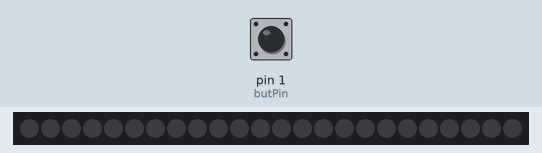
This sketch was run on a simulated Arduino Mega 2560, built with avr-gcc and run on an emulated ATmega2560. On the bench: 24 RGB LEDs in strip order, left to right. The inputs (shaded band) are chosen by the test bench; at power-on: pin 1 (butPin) LOW. Dim RGB values are drawn brighter than linear.

Above: at 1.2 s.
1.3 s: pin 1 (butPin) pulled HIGH for 0.15 s
At 1.61 s:
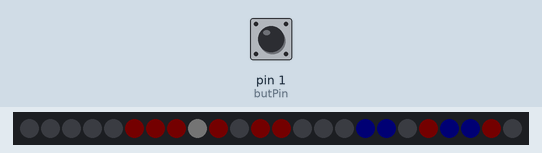
2.0 s: pin 1 (butPin) pulled HIGH for 1 s
At 4.2 s:
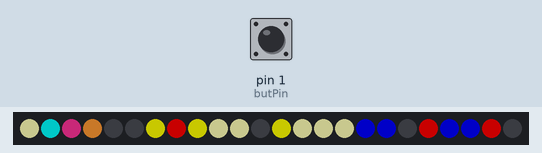
4.5 s: pin 1 (butPin) pulled HIGH for 0.15 s
At 5.0 s:
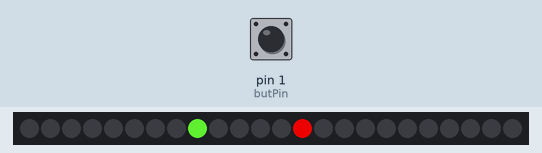
7.6 s: pin 1 (butPin) pulled HIGH for 3.2 s
At 11.12 s:
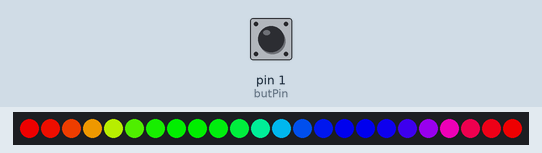
Timing chart, 0 to 12.6 s (numbered marks = the images above; inputs shaded):
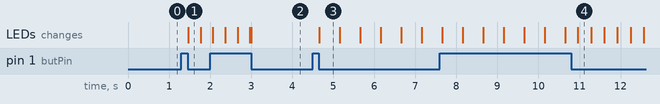

Measured:
- after the input at 1.3 s, the LEDs: change after 0.17 s (image 1)
- after the input at 2.0 s, the LEDs: first differ from a run without the input after 1.0 s (image 2)
- after the input at 4.5 s, the LEDs: change after 0.16 s (image 3)
- after the input at 7.6 s, the LEDs: first differ from a run without the input after 3.4 s (image 4)
- what the display in image 3 shows lasts 0.5 s, from 4.7 s to 5.2 s

The sketch:

PopArtProgramming_V4.ino
```cpp
#include <Bounce2.h>
#include <Adafruit_NeoPixel.h>
#include "frames.h"
    Adafruit_NeoPixel strip(24, 0);
#define butPin 1
// Create Bounce/Button Object (From Bounce2 Example)
Bounce2::Button button = Bounce2::Button();
char colors[10][3] {
  {0, 0, 0},
  {255, 255, 0},
  {0, 0, 255},
  {255, 0, 0},
  {255, 255, 180},
  {255, 51, 153},
  {0, 255, 255},
  {255, 153, 51},
  {102, 255, 51},
  {255, 30, 30},
};
char whichFrame = 0;
char whichFrame2 = 0;
char pixAddress;
char switchVal = 0;
char no = 0;
char rain = 0;
char snakeVal = 0;
unsigned long startMillis;
unsigned long currentMillis;
const unsigned long period = 500;
byte brightness = 0;
byte increment = 1;
char bright = 200;
void setup() {
  strip.begin();
  strip.setBrightness(20);
  button.attach(butPin, INPUT );
  button.interval(5);
  button.setPressedState(LOW);
  startMillis = millis();
  strip.clear();
}

void loop() {
  button.update();
  if (button.pressed()) {
    switchVal = (switchVal + 1) % 6;
  }
    switch (switchVal) {
      case 0:
        strip.clear();
        for (char i = 0; i < strip.numPixels(); i++) {
          strip.setPixelColor(i, 0,0,0);
        }
        strip.show();
        break;
      case 1:
        no=0;
        rain=0;
        whichFrame = 0;
        whichFrame2 = 0;
        turnOn();
        break;
      case 2:
        staticImg();
        break;
      case 3:
        snake();
        brightness=0;
        break;
      case 4:
          if (rain == 0){
          rainbow(1);
          rain = (rain + 1);
        }
        break;
      case 5:
        gameOver();
        break;
    }
  }


void staticImg() {
  strip.setBrightness(bright-100);
  strip.clear();
  for (char i = 0; i < strip.numPixels(); i++) {
    char pixAddress = i;
    char whichColor = simp[0][i];
    char red = colors[whichColor][0];
    char green = colors[whichColor][1];
    char blue = colors[whichColor][2];
      strip.setPixelColor(pixAddress, red, green, blue);
  }
  strip.show();
}

void gameOver() {
  strip.clear();
  strip.setBrightness(bright);
  for (int i = 0; i < 3; i++) {
    char pixAddress = pixelMapGame[i];
    char whichColor = gameOverAnim[whichFrame2][i];
    char red = colors[whichColor][0];
    char green = colors[whichColor][1];
    char blue = colors[whichColor][2];
    strip.setPixelColor(pixAddress, red, green, blue);
  }
  strip.show();
  delay(600);
  whichFrame2++;
  if(whichFrame2 == 4){
    switchVal++;
  }
}

void turnOn(){
   strip.clear();
   currentMillis = millis();
  for (int i = 0; i < strip.numPixels(); i++) {
    char pixAddress = i;
    char whichColor = turnOnAnim[0][i];
    char red = colors[whichColor][0];
    char green = colors[whichColor][1];
    char blue = colors[whichColor][2];
    strip.setPixelColor(pixAddress, red, green, blue);
    strip.setBrightness(brightness);
  }
 if (currentMillis - startMillis >= 10){
    if(brightness < 250){
      brightness += increment;
    }
  strip.show();
  startMillis = currentMillis;
 }
}

void snake() {
   strip.setBrightness(bright);
   strip.clear();
   currentMillis = millis();
  for (int i = 0; i < 11; i++) {
    char pixAddress = pixelMapSnake[i];
    char whichColor = snakeAnim[whichFrame][i];
    char red = colors[whichColor][0];
    char green = colors[whichColor][1];
    char blue = colors[whichColor][2];
    strip.setPixelColor(pixAddress, red, green, blue);
  }
 if (currentMillis - startMillis >= period){
  strip.show();
  startMillis = currentMillis;
  whichFrame = (whichFrame +1) % 6;
 }
}

void rainbow(char wait) {
  strip.setBrightness(bright);
  strip.clear();
  currentMillis = millis();
  for (long firstPixelHue = 0; firstPixelHue < 3 * 65536; firstPixelHue += 256) {
    for (char i = 0; i < strip.numPixels(); i++) {
      int pixelHue = firstPixelHue + (i * 65536L / strip.numPixels());
      strip.setPixelColor(i, strip.gamma32(strip.ColorHSV(pixelHue)));
    }
    strip.show(); // Update strip with new contents
    delay(wait);  // Pause for a moment
  }
}
```

Source omitted: frames.h (data table, 1465 bytes)
